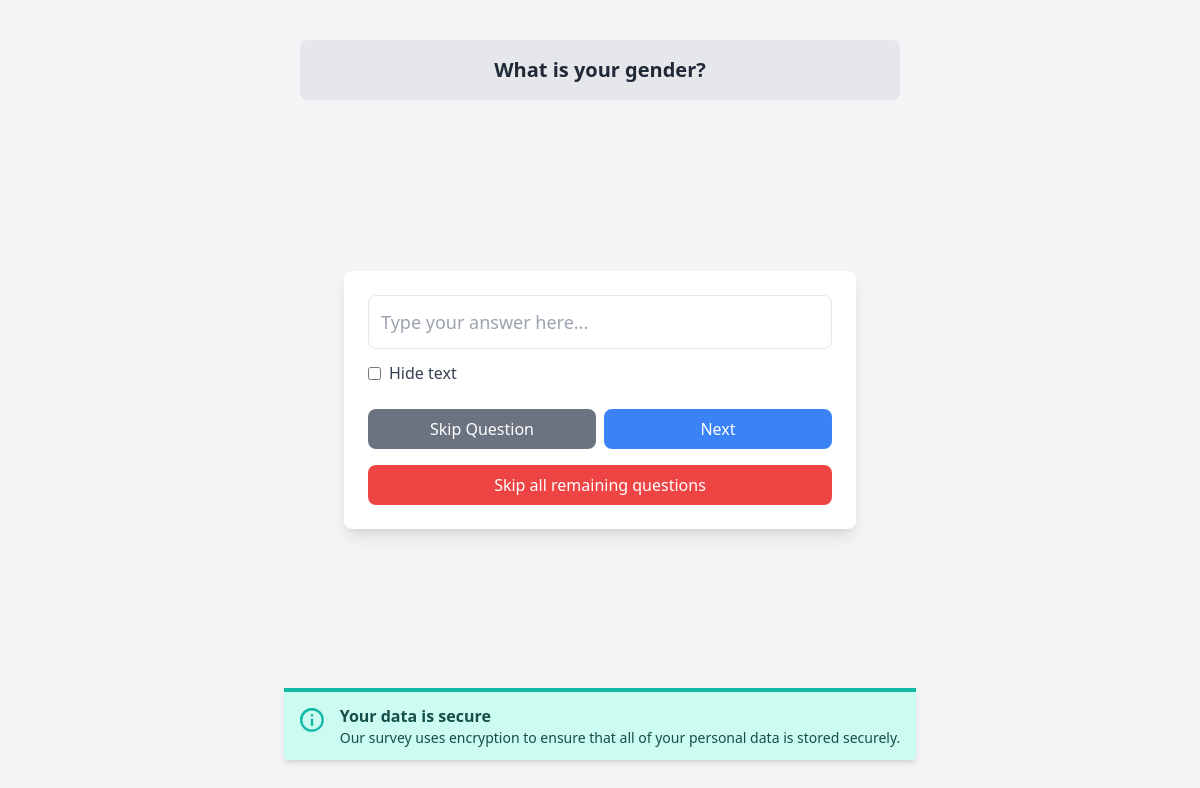
The app's page /survey/2, older data.
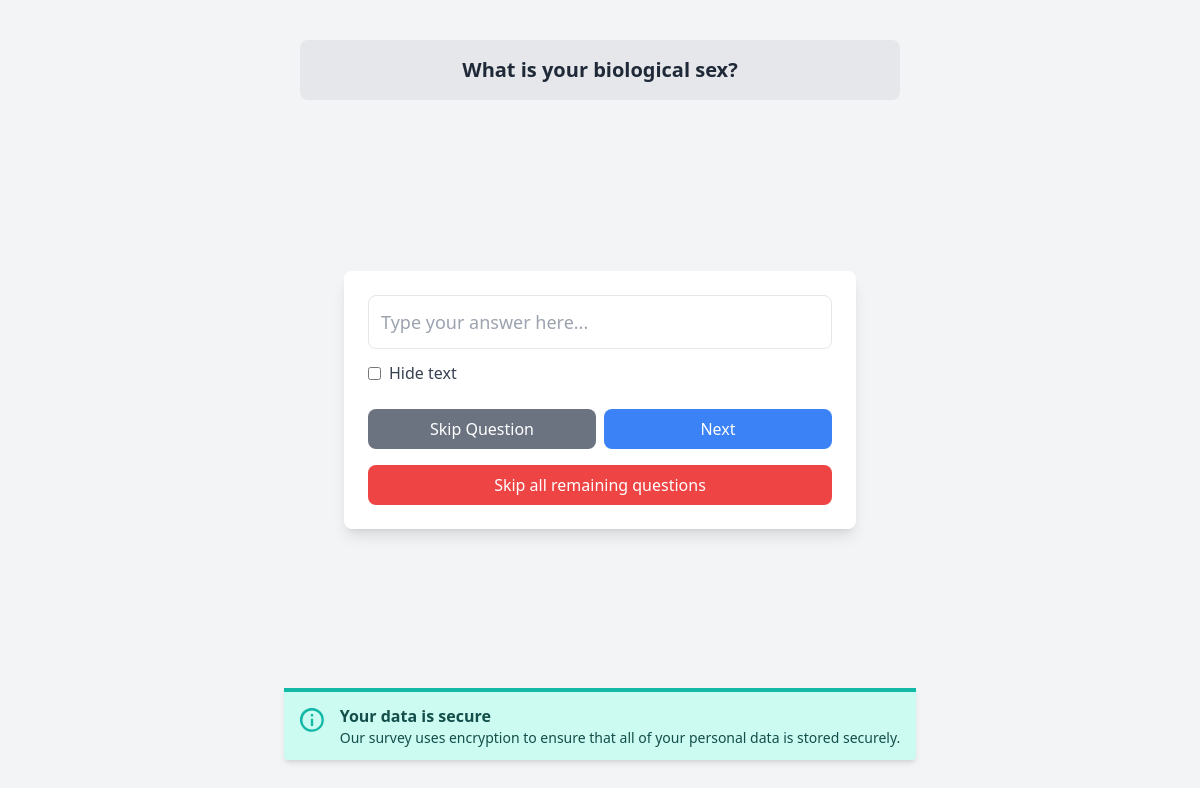
The same page, newer data.
### models.py (models this page shows)
class Question(db.Model):
    __tablename__ = "question_table"
    id: Mapped[int] = mapped_column(Integer, primary_key=True)
    text: Mapped[str] = mapped_column(Text, nullable=True)
    prompt: Mapped[str] = mapped_column(Text, nullable=True)
    init_prompt_answer: Mapped[str] = mapped_column(Text, nullable=True)
    is_ai_generated: Mapped[bool] = mapped_column(Boolean, default=False, nullable=False)

### app.py (the view, shortened to what this page needs)
@app.route('/survey/<int:question_id>', methods=['GET', 'POST'])
def survey(question_id):
    user = session.get('user')
    if (question_id > 9 and not app.config['AI_VER']) or (question_id > 19 and app.config['AI_VER']):
        return redirect(url_for('results'))
    question_text = None
    if app.config['AI_VER']:
        question_text = generate_ai_question(question_id)
    else:
        question = Question.query.filter(Question.id == question_id).one()
        question_text = question.text
    session['conversation'] = session.get('conversation', '') + question_text
    new_prompt = None
    return render_template('survey.html', question=question_text, question_id=question_id, new_prompt=new_prompt)

### app.py (called while the page is built)
@app.teardown_appcontext
def shutdown_session(exception=None):
    db.session.remove()

### templates/survey.html (shortened to what this page needs)
<!DOCTYPE html>
<html lang="en">
<head>
    <script src="https://cdn.tailwindcss.com"></script>
</head>
<body class="flex items-center justify-center min-h-screen bg-gray-100">
    <div class="w-1/2 max-h-auto p-4 bg-gray-200 rounded-lg mb-6 absolute top-10">
        <h2 id="question-text" class="text-xl font-bold text-center text-gray-800">{{ question }}</h2>
    </div>
    <div class="w-full max-w-lg p-6 bg-white rounded-lg shadow-lg">
        <form id="survey-form" method="POST">
            <input type="text" id="answer" name="answer" class="w-full border rounded-lg p-3 text-lg" placeholder="Type your answer here...">
            <label class="flex items-center mt-3 cursor-pointer">
                <input type="checkbox" id="toggle-hide" class="mr-2">
                <span class="text-gray-700">Hide text</span>
            </label>
            <div class="mt-6 flex justify-between">
                <button data-tooltip-target="tooltip" type="submit" name="skip_next" class="w-1/2 bg-gray-500 text-white py-2 px-4 rounded-lg hover:bg-gray-600 mr-2">
                    Skip Question
                </button>
                <button data-tooltip-target="tooltip" type="submit" name="next" class="w-1/2 bg-blue-500 text-white py-2 px-4 rounded-lg hover:bg-blue-600">
                    Next
                </button>
            </div>
            <div class="mt-4">
                <button type="submit" name="skip_all"
                        onclick="return confirm('Are you sure you want to skip all remaining questions and go directly to the results?');"
                        class="w-full bg-red-500 text-white py-2 px-4 rounded-lg hover:bg-red-600">
                Skip all remaining questions
                </button>
            </div>
        </form>
    </div>
    <div class="bg-teal-100 border-t-4 border-teal-500 rounded-b text-teal-900 px-4 py-3 shadow-md fixed bottom-10" role="alert">
        <div class="flex">
          <div class="py-1 bottom-20"><svg class="fill-current h-6 w-6 text-teal-500 mr-4" xmlns="http://www.w3.org/2000/svg" viewBox="0 0 20 20"><path d="M2.93 17.07A10 10 0 1 1 17.07 2.93 10 10 0 0 1 2.93 17.07zm12.73-1.41A8 8 0 1 0 4.34 4.34a8 8 0 0 0 11.32 11.32zM9 11V9h2v6H9v-4zm0-6h2v2H9V5z"/></svg></div>
          <div>
            <p class="font-bold">Your data is secure</p>
            <p class="text-sm">Our survey uses encryption to ensure that all of your personal data is stored securely.</p>
          </div>
        </div>
    </div>
</body>
</html>

Row changes from the older to the newer data that the page shows:
changed Question: text "What is your gender?" → "What is your biological sex?"
